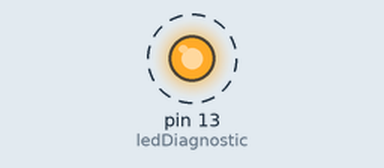
This sketch was run on a simulated Arduino Uno, built with avr-gcc and run on an emulated ATmega328P. Shown: output pins drawn as LEDs (lit = HIGH). Dashed ring = blinking. What the sketch prints to the serial monitor is not drawn.

Above: at 0.5 s.
Timing chart, 0 to 4.6 s (numbered marks = the images above):
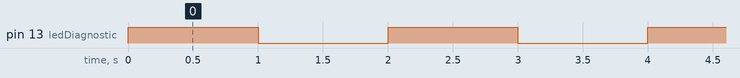

The sketch:

_Default.ino
```cpp
/*
  Template.ino

  Turns on an LED on for one second, then off for one second, repeatedly.

  History:
  8/31/2014: Created for use as a template.
 */

// Constants
int ledDiagnostic = 13;      // Assign a constant to the onboard LED (pin 13)

// Global variables
int gnCycleNumber = 0;


// Add initialization code to be run once.
void setup()
{
  pinMode(ledDiagnostic, OUTPUT);          // initialize the digital pin as an output.
  Serial.begin(9600);                      // initialize the serial connection to the PC for debug messages.
}

// Add code to be run over and over (the game loop)
void loop()
{
    gnCycleNumber++;

  digitalWrite(ledDiagnostic, HIGH);       // turn the LED on (HIGH is the voltage level)
  delay(1000);                             // wait for a second
  digitalWrite(ledDiagnostic, LOW);        // turn the LED off by making the voltage LOW
  delay(1000);                             // wait for a second

  Serial.print("Cycle #");
  Serial.println(gnCycleNumber);
}
```

Measured:
- by itself, pin 13 (ledDiagnostic): alternates HIGH for 1.0 s and LOW for 1.0 s
